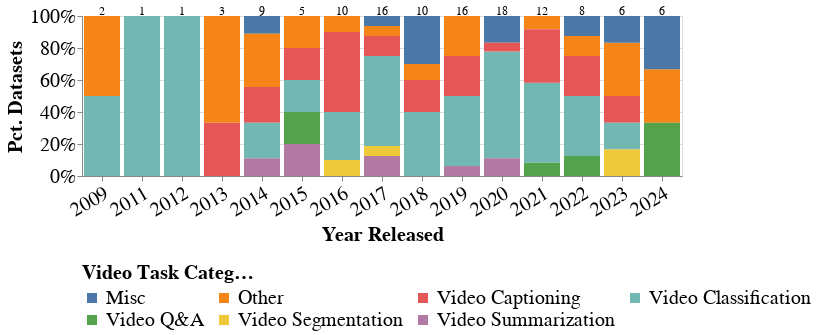

Source (notebook cell):
### Code cell
base_taskyear = alt.Chart(
    df_videotaskyears
).mark_bar().encode(
    x=alt.X(
        "Year Released:N",
        title="Year Released",
        sort=YEARS_ORDER,
        axis=alt.Axis(labelAngle=-30)
    ),
    y=alt.Y(
        "count():Q",
        stack="normalize",
        axis=alt.Axis(format="%"),
        title="Pct. Datasets"
    ),
    color=alt.Color(
        "Task Categories:N",
        title="Video Task Categories"
    )
).properties(
    width=600,
    height=160
)

text_sourceyear = alt.Chart(df_videotaskyears).mark_text(
    dy=-90,
    align="center",
    baseline="top",
    fontSize=12
).encode(
    x=alt.X(
        "Year Released:N",
        title="Year Released",
        sort=YEARS_ORDER
    ),
    text="count():Q"
)

chart_taskyear = (base_taskyear + text_sourceyear).configure_axis(
    labelFontSize=FONT_SIZE,
    titleFontSize=FONT_SIZE
).configure_legend(
    labelFontSize=FONT_SIZE,
    titleFontSize=FONT_SIZE,
    orient=LEGEND_POSITION,
    columns=4,
    labelLimit=MAX_LABELLIMIT
)


if PLOT_TOFILE:
    chart_taskyear.save(
        os.path.join(PLOT_DIR, "video_taskcategories-years.png"),
        ppi=PLOT_PPI
    )

chart_taskyear
